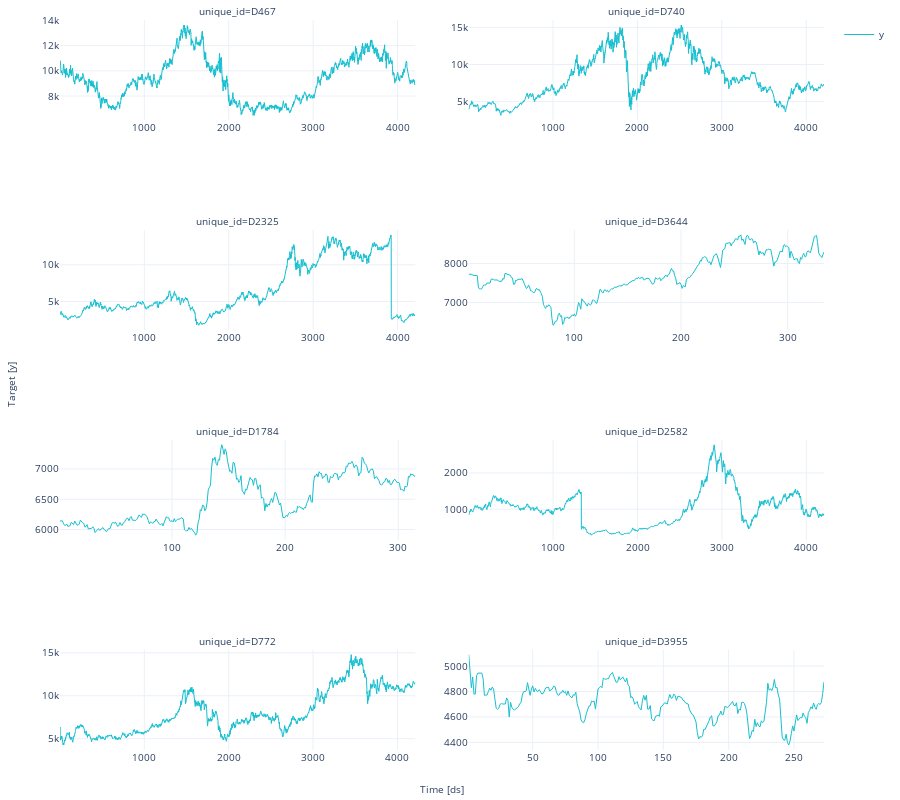

Write notebook code for a chart like this one.
### Code cell
plot_series(Y_df, engine="plotly")

### Figure 1 — Plotly figure (JSON) as saved in the notebook; plotly's stock layout.template omitted (floating-point values rounded to 4 significant figures; data arrays with more than 128 entries replaced by an {"elided": "..."} marker saying what was removed)
{"data": [{"legendgroup": "y", "line": {"color": "#17becf", "width": 1}, "mode": "lines", "name": "y", "showlegend": true, "type": "scatter", "x": {"elided": "4210 int values"}, "xaxis": "x", "y": {"elided": "4210 float values"}, "yaxis": "y"}, {"legendgroup": "y", "line": {"color": "#17becf", "width": 1}, "mode": "lines", "name": "y", "showlegend": false, "type": "scatter", "x": {"elided": "4211 int values"}, "xaxis": "x2", "y": {"elided": "4211 float values"}, "yaxis": "y2"}, {"legendgroup": "y", "line": {"color": "#17becf", "width": 1}, "mode": "lines", "name": "y", "showlegend": false, "type": "scatter", "x": {"elided": "4210 int values"}, "xaxis": "x3", "y": {"elided": "4210 float values"}, "yaxis": "y3"}, {"legendgroup": "y", "line": {"color": "#17becf", "width": 1}, "mode": "lines", "name": "y", "showlegend": false, "type": "scatter", "x": {"elided": "334 int values"}, "xaxis": "x4", "y": {"elided": "334 float values"}, "yaxis": "y4"}, {"legendgroup": "y", "line": {"color": "#17becf", "width": 1}, "mode": "lines", "name": "y", "showlegend": false, "type": "scatter", "x": {"elided": "315 int values"}, "xaxis": "x5", "y": {"elided": "315 float values"}, "yaxis": "y5"}, {"legendgroup": "y", "line": {"color": "#17becf", "width": 1}, "mode": "lines", "name": "y", "showlegend": false, "type": "scatter", "x": {"elided": "4209 int values"}, "xaxis": "x6", "y": {"elided": "4209 float values"}, "yaxis": "y6"}, {"legendgroup": "y", "line": {"color": "#17becf", "width": 1}, "mode": "lines", "name": "y", "showlegend": false, "type": "scatter", "x": {"elided": "4211 int values"}, "xaxis": "x7", "y": {"elided": "4211 float values"}, "yaxis": "y7"}, {"legendgroup": "y", "line": {"color": "#17becf", "width": 1}, "mode": "lines", "name": "y", "showlegend": false, "type": "scatter", "x": {"elided": "273 int values"}, "xaxis": "x8", "y": {"elided": "273 int values"}, "yaxis": "y8"}], "layout": {"annotations": [{"font": {"size": 10}, "showarrow": false, "text": "unique_id=D467", "x": 0.2325, "xanchor": "center", "xref": "paper", "y": 1, "yanchor": "bottom", "yref": "paper"}, {"font": {"size": 10}, "showarrow": false, "text": "unique_id=D740", "x": 0.7675, "xanchor": "center", "xref": "paper", "y": 1, "yanchor": "bottom", "yref": "paper"}, {"font": {"size": 10}, "showarrow": false, "text": "unique_id=D2325", "x": 0.2325, "xanchor": "center", "xref": "paper", "y": 0.7125, "yanchor": "bottom", "yref": "paper"}, {"font": {"size": 10}, "showarrow": false, "text": "unique_id=D3644", "x": 0.7675, "xanchor": "center", "xref": "paper", "y": 0.7125, "yanchor": "bottom", "yref": "paper"}, {"font": {"size": 10}, "showarrow": false, "text": "unique_id=D1784", "x": 0.2325, "xanchor": "center", "xref": "paper", "y": 0.425, "yanchor": "bottom", "yref": "paper"}, {"font": {"size": 10}, "showarrow": false, "text": "unique_id=D2582", "x": 0.7675, "xanchor": "center", "xref": "paper", "y": 0.425, "yanchor": "bottom", "yref": "paper"}, {"font": {"size": 10}, "showarrow": false, "text": "unique_id=D772", "x": 0.2325, "xanchor": "center", "xref": "paper", "y": 0.1375, "yanchor": "bottom", "yref": "paper"}, {"font": {"size": 10}, "showarrow": false, "text": "unique_id=D3955", "x": 0.7675, "xanchor": "center", "xref": "paper", "y": 0.1375, "yanchor": "bottom", "yref": "paper"}, {"font": {"size": 10}, "showarrow": false, "text": "Time [ds]", "x": 0.5, "xanchor": "center", "xref": "paper", "y": 0, "yanchor": "top", "yref": "paper", "yshift": -30}, {"font": {"size": 10}, "showarrow": false, "text": "Target [y]", "textangle": -90, "x": 0, "xanchor": "right", "xref": "paper", "xshift": -40, "y": 0.5, "yanchor": "middle", "yref": "paper"}], "autosize": true, "font": {"size": 10}, "height": 800, "margin": {"b": 50, "l": 60, "r": 10, "t": 20}, "xaxis": {"anchor": "y", "domain": [0, 0.465], "showticklabels": true, "visible": true}, "xaxis2": {"anchor": "y2", "domain": [0.535, 1.0], "showticklabels": true, "visible": true}, "xaxis3": {"anchor": "y3", "domain": [0, 0.465], "showticklabels": true, "visible": true}, "xaxis4": {"anchor": "y4", "domain": [0.535, 1.0], "showticklabels": true, "visible": true}, "xaxis5": {"anchor": "y5", "domain": [0, 0.465], "showticklabels": true, "visible": true}, "xaxis6": {"anchor": "y6", "domain": [0.535, 1.0], "showticklabels": true, "visible": true}, "xaxis7": {"anchor": "y7", "domain": [0, 0.465], "showticklabels": true, "visible": true}, "xaxis8": {"anchor": "y8", "domain": [0.535, 1.0], "showticklabels": true, "visible": true}, "yaxis": {"anchor": "x", "domain": [0.8625, 1]}, "yaxis2": {"anchor": "x2", "domain": [0.8625, 1]}, "yaxis3": {"anchor": "x3", "domain": [0.575, 0.7125]}, "yaxis4": {"anchor": "x4", "domain": [0.575, 0.7125]}, "yaxis5": {"anchor": "x5", "domain": [0.2875, 0.425]}, "yaxis6": {"anchor": "x6", "domain": [0.2875, 0.425]}, "yaxis7": {"anchor": "x7", "domain": [0, 0.1375]}, "yaxis8": {"anchor": "x8", "domain": [0, 0.1375]}}}
